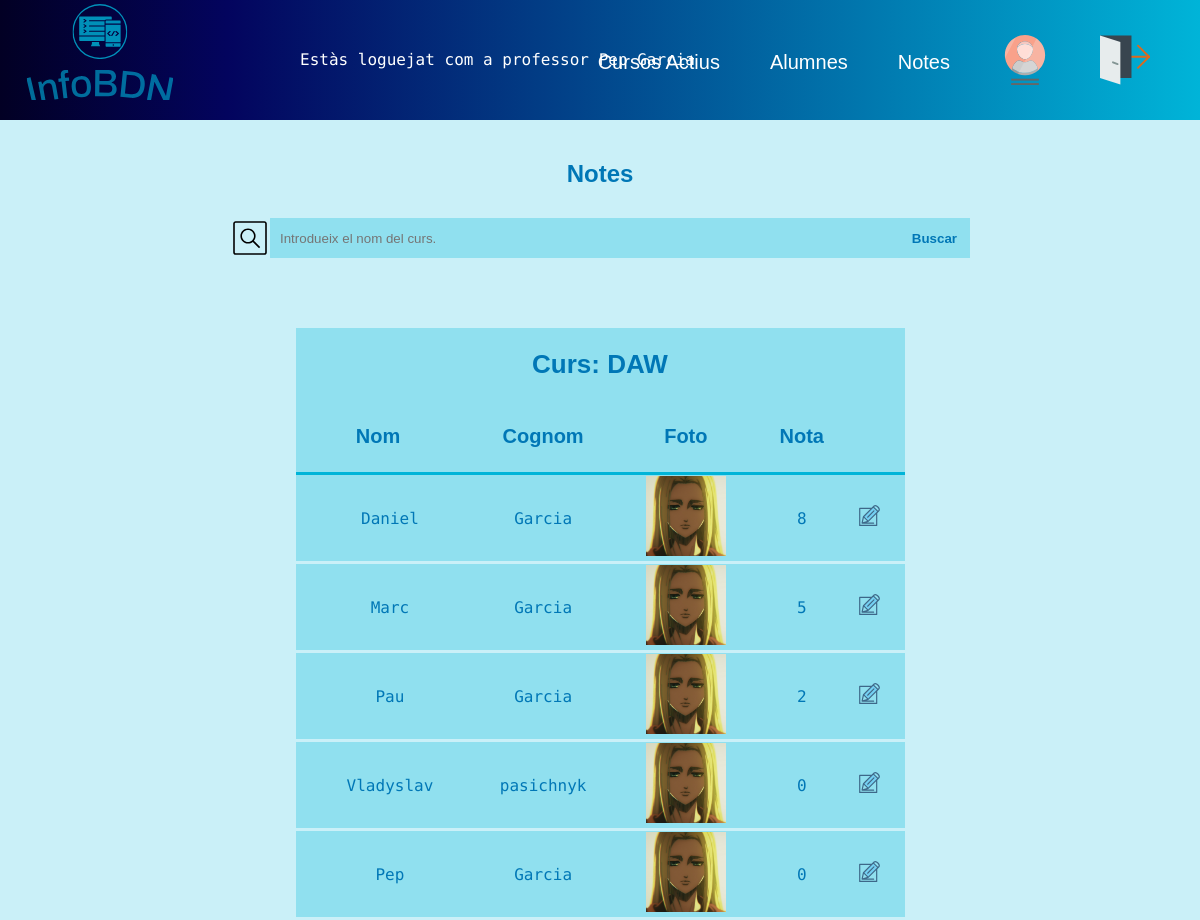
The app's page /InfoBDN/notes_prof.php (signed in), older data.
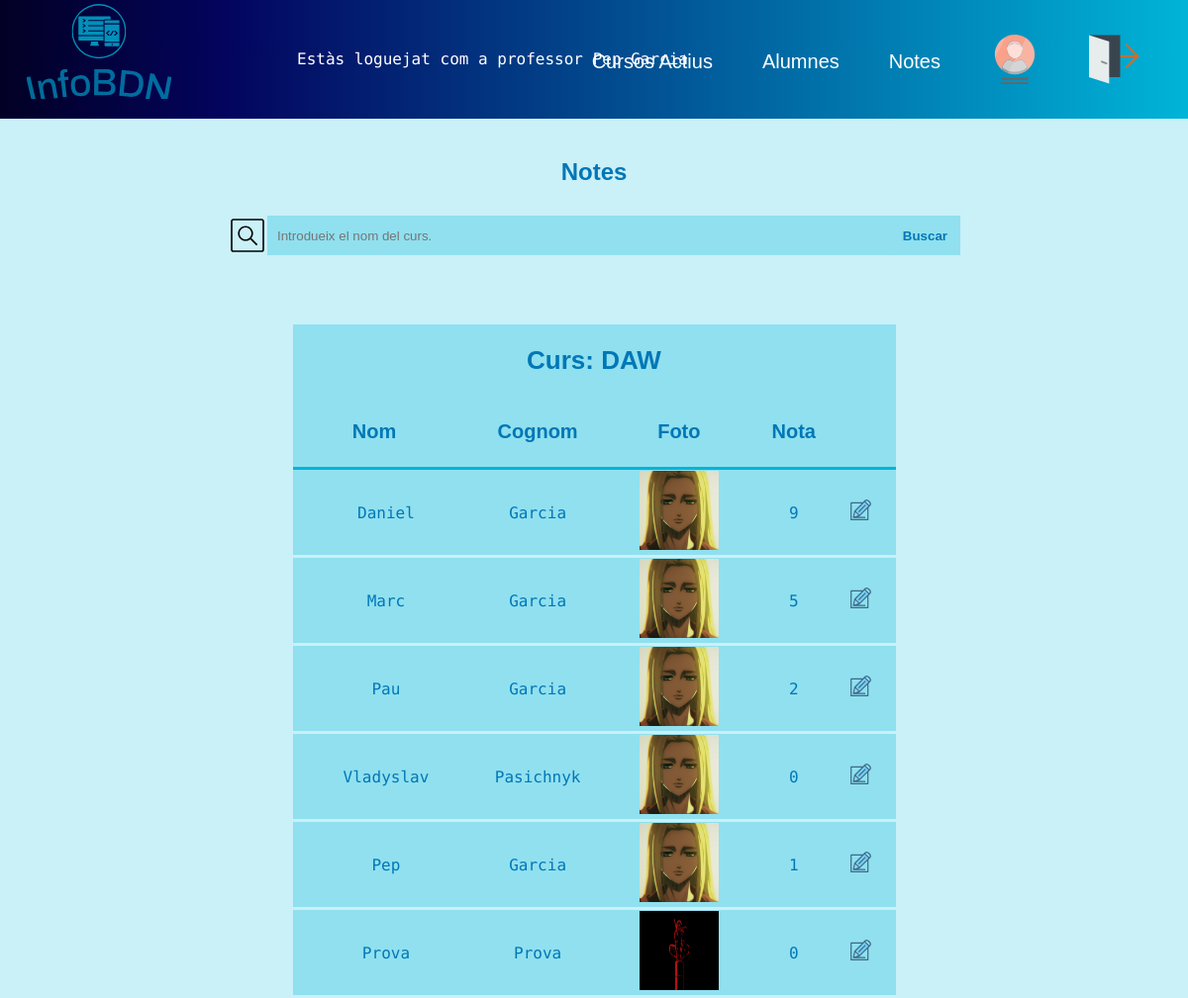
The same page, newer data.
### tables this page shows
CREATE TABLE `cursos` (
  `Codi` int(3) NOT NULL,
  `Nom` varchar(100) NOT NULL,
  `Descripcio` varchar(800) NOT NULL,
  `Horres_durara` int(3) NOT NULL,
  `Data_inici` date NOT NULL,
  `Data_final` date NOT NULL,
  `DNI_prof` varchar(12) NOT NULL,
  `Actiu` varchar(2) NOT NULL DEFAULT 'si',
  `Foto` varchar(100) NOT NULL
);

CREATE TABLE `alumnes` (
  `DNI` varchar(12) NOT NULL,
  `Nom` varchar(20) NOT NULL,
  `Cognoms` varchar(20) NOT NULL,
  `Edat` int(3) NOT NULL,
  `Foto` varchar(255) NOT NULL,
  `Mail` varchar(55) NOT NULL,
  `password` varchar(100) NOT NULL
);

CREATE TABLE `matricula` (
  `DNI_alum` varchar(12) NOT NULL,
  `Codi_curs` int(3) NOT NULL,
  `nota` int(2) NOT NULL
);

### InfoBDN/notes_prof.php (the view, shortened to what the changed rows need)
<!DOCTYPE html>
<html lang="ca">
<head>
    <link rel="stylesheet" href="style.css">
</head>
<body>
    <?php
    $fechaActual = date('Y-m-d');
    if (isset($_SESSION["email"]) && $_SESSION["role"] == "prof") {
        $dni = $_SESSION['dni'];
        $bddcon = getBddConn();
        if ($_POST) {
            displayMenuProf();
            echo "<h1 class='pageTitles'>Notes</h1>";
            displaySearchBarProfNotes();
            $nom = $_POST['search'];
            $sql = "SELECT * FROM cursos WHERE Actiu like 'si' and '$fechaActual'>Data_final and DNI_prof like '$dni' and Nom LIKE '%$nom%'";
            $consulta = mysqli_query($bddcon, $sql);
            $numlines = mysqli_num_rows($consulta);
            if ($numlines < 1) {
                echo "<div class='noCursFinalMsg'> Encara no tens cursos que han finalitzat</div>";
            } else {
                for ($i = 0; $i < $numlines; $i++) {
                    echo "<table class='cursTable'>";
                    $curs = mysqli_fetch_assoc($consulta);
                    $codiCurs = $curs['Codi'];
                    $nomCurs = $curs['Nom'];
                    $sql2 = "SELECT * FROM matricula WHERE Codi_curs like '$codiCurs'";
                    $consulta2 = mysqli_query($bddcon, $sql2);
                    $numlines2 = mysqli_num_rows($consulta2);
                    echo "<tr><th class='cursTitle' colspan='5'>Curs: " . $nomCurs . "</th></tr>";
                    echo "<tr>
                            <th>Nom</th>
                            <th>Cognom</th>
                            <th>Foto</th>
                            <th>Nota</th>
                            <th></th>
                            </tr>";
                    for ($a = 0; $a < $numlines2; $a++) {
                        $matricula = mysqli_fetch_assoc($consulta2);
                        $dniAlu = $matricula['DNI_alum'];
                        $sql3 = "SELECT * FROM alumnes WHERE dni like '$dniAlu'";
                        $consulta3 = mysqli_query($bddcon, $sql3);
                        $alumne = mysqli_fetch_assoc($consulta3);
                        $sql4 = "SELECT * FROM matricula WHERE DNI_alum like '$dniAlu' and Codi_curs like '$codiCurs'";
                        $consulta4 = mysqli_query($bddcon, $sql4);
                        $alumneConNota = mysqli_fetch_assoc($consulta4);
                        echo "<tr>
                                <td>" . $alumne['Nom'] . "</td>
                                <td>" . $alumne['Cognoms'] . "</td>
                                <td><img class='profile_foto' src='" . $alumne['Foto'] . "'></td>
                                <td>" . $alumneConNota['nota'] . "</td>
                                <td><a href='editnota_prof.php?dni=" . $alumne['DNI'] . "&codi=" . $codiCurs . "'><img src='./img/editnota.svg'></a></td>
                            </tr>";
                    }
                    echo "</table>";
                }
            }
        } else {
            echo "<h1 class='pageTitles'>Notes</h1>";
            $sql = "SELECT * FROM cursos WHERE Actiu like 'si' and Data_final<'$fechaActual' and DNI_prof like '$dni'";
            $consulta = mysqli_query($bddcon, $sql);
            $numlines = mysqli_num_rows($consulta);
            if ($numlines < 1) {
                echo "<div class='noCursFinalMsg'> Encara no tens cursos que han finalitzat</div>";
            } else {
                for ($i = 0; $i < $numlines; $i++) {
                    echo "<table class='cursTable'>";
                    $curs = mysqli_fetch_assoc($consulta);
                    $codiCurs = $curs['Codi'];
                    $nomCurs = $curs['Nom'];
                    $sql2 = "SELECT * FROM matricula WHERE Codi_curs like '$codiCurs'";
                    $consulta2 = mysqli_query($bddcon, $sql2);
                    $numlines2 = mysqli_num_rows($consulta2);
                    echo "<tr><th class='cursTitle' colspan='5'>Curs: " . $nomCurs . "</th></tr>";
                    echo "<tr>
                            <th>Nom</th>
                            <th>Cognom</th>
                            <th>Foto</th>
                            <th>Nota</th>
                            <th></th>
                            </tr>";
                    for ($a = 0; $a < $numlines2; $a++) {
                        $matricula = mysqli_fetch_assoc($consulta2);
                        $dniAlu = $matricula['DNI_alum'];
                        $sql3 = "SELECT * FROM alumnes WHERE dni like '$dniAlu'";
                        $consulta3 = mysqli_query($bddcon, $sql3);
                        $alumne = mysqli_fetch_assoc($consulta3);
                        $sql4 = "SELECT * FROM matricula WHERE DNI_alum like '$dniAlu' and Codi_curs like '$codiCurs'";
                        $consulta4 = mysqli_query($bddcon, $sql4);
                        $alumneConNota = mysqli_fetch_assoc($consulta4);
                        echo "<tr>
                                <td>" . $alumne['Nom'] . "</td>
                                <td>" . $alumne['Cognoms'] . "</td>
                                <td><img class='profile_foto' src='" . $alumne['Foto'] . "'></td>
                                <td>" . $alumneConNota['nota'] . "</td>
                                <td><a href='editnota_prof.php?dni=" . $alumne['DNI'] . "&codi=" . $codiCurs . "'><img src='./img/editnota.svg'></a></td>
                            </tr>";
                    }
                    echo "</table>";
                }
            }
        }
    } else {
        echo "<p>Has d'estar valiat per veure aquesta pàgina</p>";
        echo "<META HTTP-EQUIV='REFRESH' CONTENT='3;URL=login_admin.php'>";
    }
    ?>
</body>
</html>

Row changes from the older to the newer data that the page shows:
changed through a linked row, alumnes "Daniel": matricula.nota "8" → "9"
changed alumnes "Vladyslav": Cognoms "pasichnyk" → "Pasichnyk"
changed through a linked row, alumnes "Pep": matricula.nota "0" → "1"
added alumnes: Nom "Prova", Cognoms "Prova", Foto (picture), matricula.nota "0"
